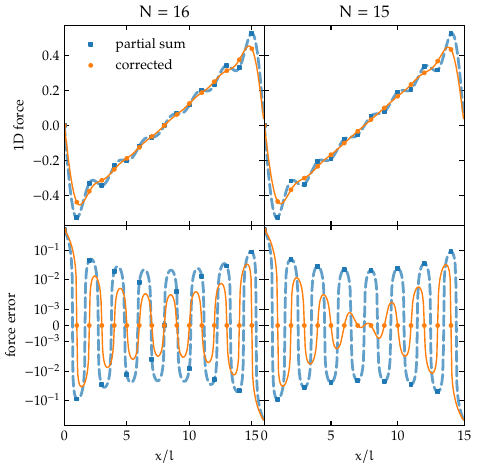

This chart was generated by the following Python code:
import numpy as np
import matplotlib.pyplot as plt


def force1D_sum(N, x=None, kernel=lambda k: 1, error=False):
    """Partial summed 1D force kernel, with cell size l=1."""
    n = np.arange(1, (N-1)//2 + 1)
    n = n[:, None]
    k = 2 * np.pi / N * n
    if x is None:
        x = np.arange(N)
    force = -2 * (kernel(k) / (k * N) * np.sin(k * x)).sum(axis=0)
    if error:
        force -= force1D(N, x=x)
    return force


def force1D_pm(N, d=None, x_src=0.5, kernel=lambda k: 1, error=False):
    """PM 1D force kernel, with cell size l=1."""
    freq_period = 2 * np.pi
    nyquist = np.pi
    eps = nyquist * np.finfo(np.float64).eps

    k = np.fft.rfftfreq(N) * freq_period

    # 1D scatter
    dens = np.zeros(N)
    i_src = np.floor(x_src).astype(int)
    t_src = x_src - i_src
    dens[i_src % N] = 1 - t_src
    dens[(i_src+1) % N] = t_src

    dens = np.fft.rfft(dens)
    pot = np.where(k != 0, - dens / k**2, 0)
    grad = np.where(np.abs(np.abs(k) - nyquist) <= eps, 0, -1j * k * pot)
    grad *= kernel(k)
    grad = np.fft.irfft(grad, n=N)

    # 1D gather
    if d is None:
        d = np.arange(N, dtype=float)
    x = x_src + d
    i = np.floor(x).astype(int)
    t = x - i
    grad = (1-t) * grad[i % N] + t * grad[(i+1) % N]

    if error:
        grad -= force1D(N, x=d)

    return grad


def force1D(N, x=None):
    """Analytic 1D force kernel, with cell size l=1."""
    if x is None:
        x = np.arange(N)
    return x / N - 0.5


def force1D_corr(k):
    """1D force correction kernel, with cell size l=1."""
    return np.where(k != 0, 0.5 * k / np.tan(0.5 * k), 1)


plt.style.use('font.mplstyle')

rows = ['1D force', 'force error']
cols = [16, 15] #, 126, 125]

fig, axes = plt.subplots(
    nrows=len(rows),
    ncols=len(cols),
    sharex='col',
    sharey='row',
    figsize=(2 * len(cols), 2 * len(rows)),
    gridspec_kw={
        'top': 1,
        'left': 0,
        'right': 1,
        'bottom': 0,
        'wspace': 0,
        'hspace': 0,
    },
)

def plt_panel(ax, N, error, check_pm, legend=False, refine=16):
    x = np.linspace(0, N, num=N * refine, endpoint=False)
    xm = np.arange(N)

    ax.plot(x, force1D_sum(N, x=x, error=error), 'C0--', lw=2, alpha=0.7)
    ax.scatter(xm, force1D_sum(N, error=error), c='C0', marker='s', s=6, lw=1, zorder=2, label='partial sum' if legend else None)
    if check_pm:
        ax.scatter(xm, force1D_pm(N, x_src=0, error=error), c='C0', marker='D', s=6, lw=1, zorder=2, label='particle mesh' if legend else None)
        ax.plot(x, force1D_pm(N, d=x, kernel=force1D_corr, error=error), 'C2:', lw=1.5)
        ax.scatter(xm, force1D_pm(N, kernel=force1D_corr, error=error), c='C2', marker='D', s=9, lw=1, zorder=2, label='PM corrected' if legend else None)
    ax.plot(x, force1D_sum(N, x=x, kernel=force1D_corr, error=error), 'C1-', lw=1)
    ax.scatter(xm, force1D_sum(N, kernel=force1D_corr, error=error), c='C1', marker='o', s=6, lw=1, zorder=2, label='corrected' if legend else None)
    if legend:
        ax.legend()
    ax.set_xlim(0, N)

for i, ylabel in enumerate(rows):
    for j, N in enumerate(cols):
        plt_panel(axes[i, j], N, error=i==1, check_pm=False, legend=i==0 and j==0)
        if i == 0:
            axes[i, j].set_ylim(-0.57, 0.57)
            axes[i, j].set_title(f'$N={N}$')
        else:
            axes[i, j].set_ylim(-0.7, 0.7)
            axes[i, j].set_yscale('symlog', linthresh=1e-3, linscale=0.5)
            axes[i, j].set_xlabel('$x/l$')
        if j == 0:
            axes[i, j].set_ylabel(ylabel)
fig.savefig('force1D.pdf')
plt.close(fig)
